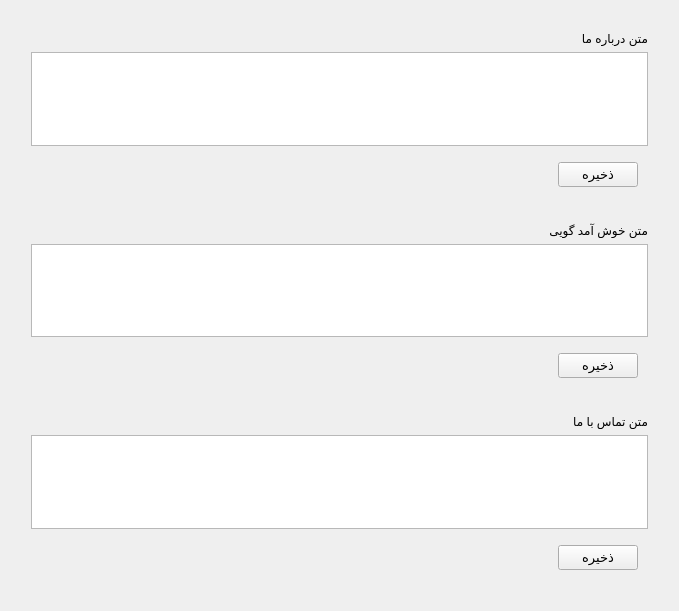
<?xml version="1.0" encoding="UTF-8"?>
<ui version="4.0">
 <class>Form</class>
 <widget class="QWidget" name="Form">
  <property name="geometry">
   <rect>
    <x>0</x>
    <y>0</y>
    <width>679</width>
    <height>611</height>
   </rect>
  </property>
  <property name="windowTitle">
   <string>Form</string>
  </property>
  <property name="layoutDirection">
   <enum>Qt::RightToLeft</enum>
  </property>
  <layout class="QVBoxLayout" name="verticalLayout_2">
   <item>
    <layout class="QVBoxLayout" name="verticalLayout">
     <property name="leftMargin">
      <number>10</number>
     </property>
     <property name="topMargin">
      <number>10</number>
     </property>
     <property name="rightMargin">
      <number>10</number>
     </property>
     <property name="bottomMargin">
      <number>10</number>
     </property>
     <item>
      <layout class="QVBoxLayout" name="verticalLayout_3">
       <property name="leftMargin">
        <number>10</number>
       </property>
       <property name="topMargin">
        <number>10</number>
       </property>
       <property name="rightMargin">
        <number>10</number>
       </property>
       <property name="bottomMargin">
        <number>10</number>
       </property>
       <item>
        <widget class="QLabel" name="label">
         <property name="text">
          <string>متن درباره ما</string>
         </property>
        </widget>
       </item>
       <item>
        <widget class="QTextEdit" name="txtAbout">
         <property name="font">
          <font>
           <pointsize>12</pointsize>
          </font>
         </property>
        </widget>
       </item>
       <item>
        <layout class="QHBoxLayout" name="horizontalLayout">
         <property name="leftMargin">
          <number>10</number>
         </property>
         <property name="topMargin">
          <number>10</number>
         </property>
         <property name="rightMargin">
          <number>10</number>
         </property>
         <property name="bottomMargin">
          <number>10</number>
         </property>
         <item>
          <widget class="QPushButton" name="btnSaveAbout">
           <property name="font">
            <font>
             <pointsize>10</pointsize>
            </font>
           </property>
           <property name="text">
            <string>ذخیره</string>
           </property>
          </widget>
         </item>
         <item>
          <spacer name="horizontalSpacer">
           <property name="orientation">
            <enum>Qt::Horizontal</enum>
           </property>
           <property name="sizeHint" stdset="0">
            <size>
             <width>40</width>
             <height>20</height>
            </size>
           </property>
          </spacer>
         </item>
        </layout>
       </item>
      </layout>
     </item>
     <item>
      <layout class="QVBoxLayout" name="verticalLayout_6">
       <property name="leftMargin">
        <number>10</number>
       </property>
       <property name="topMargin">
        <number>10</number>
       </property>
       <property name="rightMargin">
        <number>10</number>
       </property>
       <property name="bottomMargin">
        <number>10</number>
       </property>
       <item>
        <widget class="QLabel" name="label_3">
         <property name="text">
          <string>متن خوش آمد گویی</string>
         </property>
        </widget>
       </item>
       <item>
        <widget class="QTextEdit" name="txtWelcomeText">
         <property name="font">
          <font>
           <pointsize>12</pointsize>
          </font>
         </property>
        </widget>
       </item>
       <item>
        <layout class="QHBoxLayout" name="horizontalLayout_3">
         <property name="leftMargin">
          <number>10</number>
         </property>
         <property name="topMargin">
          <number>10</number>
         </property>
         <property name="rightMargin">
          <number>10</number>
         </property>
         <property name="bottomMargin">
          <number>10</number>
         </property>
         <item>
          <widget class="QPushButton" name="btnSaveWelcomeText">
           <property name="font">
            <font>
             <pointsize>10</pointsize>
            </font>
           </property>
           <property name="text">
            <string>ذخیره</string>
           </property>
          </widget>
         </item>
         <item>
          <spacer name="horizontalSpacer_3">
           <property name="orientation">
            <enum>Qt::Horizontal</enum>
           </property>
           <property name="sizeHint" stdset="0">
            <size>
             <width>40</width>
             <height>20</height>
            </size>
           </property>
          </spacer>
         </item>
        </layout>
       </item>
      </layout>
     </item>
     <item>
      <layout class="QVBoxLayout" name="verticalLayout_4">
       <property name="leftMargin">
        <number>10</number>
       </property>
       <property name="topMargin">
        <number>10</number>
       </property>
       <property name="rightMargin">
        <number>10</number>
       </property>
       <property name="bottomMargin">
        <number>10</number>
       </property>
       <item>
        <widget class="QLabel" name="label_2">
         <property name="text">
          <string>متن تماس با ما</string>
         </property>
        </widget>
       </item>
       <item>
        <widget class="QTextEdit" name="txtContact">
         <property name="font">
          <font>
           <pointsize>12</pointsize>
          </font>
         </property>
        </widget>
       </item>
       <item>
        <layout class="QHBoxLayout" name="horizontalLayout_2">
         <property name="leftMargin">
          <number>10</number>
         </property>
         <property name="topMargin">
          <number>10</number>
         </property>
         <property name="rightMargin">
          <number>10</number>
         </property>
         <property name="bottomMargin">
          <number>10</number>
         </property>
         <item>
          <widget class="QPushButton" name="btnSaveContact">
           <property name="font">
            <font>
             <pointsize>10</pointsize>
            </font>
           </property>
           <property name="text">
            <string>ذخیره</string>
           </property>
          </widget>
         </item>
         <item>
          <spacer name="horizontalSpacer_2">
           <property name="orientation">
            <enum>Qt::Horizontal</enum>
           </property>
           <property name="sizeHint" stdset="0">
            <size>
             <width>40</width>
             <height>20</height>
            </size>
           </property>
          </spacer>
         </item>
        </layout>
       </item>
      </layout>
     </item>
    </layout>
   </item>
  </layout>
 </widget>
 <resources/>
 <connections/>
</ui>
